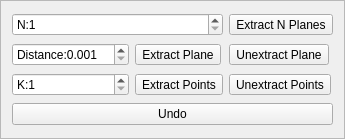
<?xml version="1.0" encoding="UTF-8"?>
<ui version="4.0">
 <class>ExtractBackground</class>
 <widget class="QFrame" name="ExtractBackground">
  <property name="geometry">
   <rect>
    <x>0</x>
    <y>0</y>
    <width>345</width>
    <height>139</height>
   </rect>
  </property>
  <property name="sizePolicy">
   <sizepolicy hsizetype="Minimum" vsizetype="Minimum">
    <horstretch>0</horstretch>
    <verstretch>0</verstretch>
   </sizepolicy>
  </property>
  <property name="windowTitle">
   <string>Extract Background</string>
  </property>
  <property name="frameShape">
   <enum>QFrame::StyledPanel</enum>
  </property>
  <property name="frameShadow">
   <enum>QFrame::Raised</enum>
  </property>
  <layout class="QGridLayout" name="gridLayout">
   <item row="5" column="0" colspan="3">
    <widget class="QPushButton" name="pushButton">
     <property name="text">
      <string>Undo</string>
     </property>
    </widget>
   </item>
   <item row="2" column="0">
    <widget class="QDoubleSpinBox" name="dist">
     <property name="prefix">
      <string>Distance:</string>
     </property>
     <property name="decimals">
      <number>3</number>
     </property>
     <property name="minimum">
      <double>0.001000000000000</double>
     </property>
     <property name="maximum">
      <double>0.500000000000000</double>
     </property>
     <property name="singleStep">
      <double>0.010000000000000</double>
     </property>
    </widget>
   </item>
   <item row="2" column="1">
    <widget class="QToolButton" name="toolButton_2">
     <property name="text">
      <string>Extract Plane</string>
     </property>
    </widget>
   </item>
   <item row="2" column="2">
    <widget class="QToolButton" name="toolButton_3">
     <property name="text">
      <string>Unextract Plane</string>
     </property>
    </widget>
   </item>
   <item row="0" column="0" colspan="2">
    <widget class="QSpinBox" name="n_planes">
     <property name="prefix">
      <string>N:</string>
     </property>
     <property name="minimum">
      <number>1</number>
     </property>
     <property name="maximum">
      <number>6</number>
     </property>
    </widget>
   </item>
   <item row="0" column="2">
    <widget class="QToolButton" name="toolButton">
     <property name="text">
      <string>Extract N Planes</string>
     </property>
    </widget>
   </item>
   <item row="4" column="0">
    <widget class="QSpinBox" name="k_neighbors">
     <property name="prefix">
      <string>K:</string>
     </property>
     <property name="minimum">
      <number>1</number>
     </property>
     <property name="maximum">
      <number>100</number>
     </property>
    </widget>
   </item>
   <item row="4" column="1">
    <widget class="QToolButton" name="toolButton_4">
     <property name="text">
      <string>Extract Points</string>
     </property>
    </widget>
   </item>
   <item row="4" column="2">
    <widget class="QToolButton" name="toolButton_5">
     <property name="text">
      <string>Unextract Points</string>
     </property>
    </widget>
   </item>
  </layout>
 </widget>
 <resources/>
 <connections/>
</ui>
